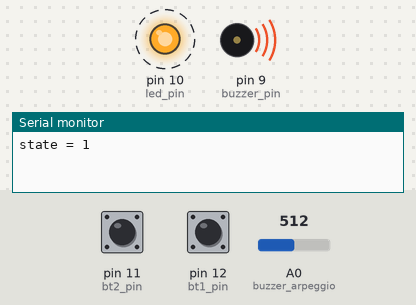
Simulated run of this sketch. Board: Arduino Uno, built with avr-gcc and run on an emulated ATmega328P. On the bench: output pins drawn as LEDs (lit = HIGH), buzzer (waves = sounding), the last lines printed to the serial monitor. Dashed ring = blinking. The test bench sets the inputs (shaded band); at power-on: pin 11 (bt2_pin) HIGH, pin 12 (bt1_pin) HIGH, A0 (buzzer_arpeggio) = 512.

Above: at 1.05 s.
1.3 s: pin 11 (bt2_pin) pulled LOW for 0.15 s
At 2.6 s:
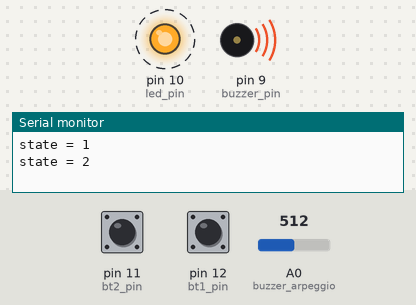
4.4 s: pin 12 (bt1_pin) pulled LOW for 0.15 s
At 4.55 s:
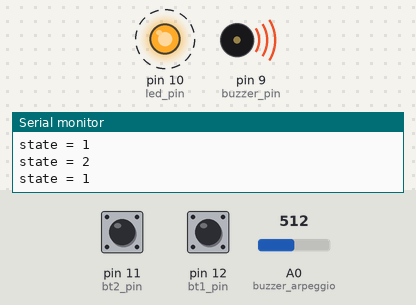
Timing chart, 0 to 13.4 s (numbered marks = the images above; inputs shaded):
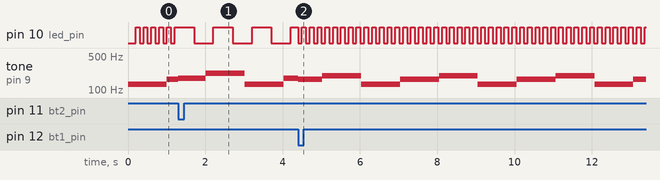

Measured:
- after the input at 1.3 s, pin 10 (led_pin): alternates HIGH for 0.50 s and LOW for 0.50 s, starting after 0.41 s
- after the input at 4.4 s, pin 10 (led_pin): alternates HIGH for 0.10 s and LOW for 0.10 s, starting at once
- by itself, pin 10 (led_pin): alternates HIGH for 0.10 s and LOW for 0.10 s
- by itself, tone on pin 9 (buzzer_pin): repeats every 3.0 s: 196 Hz 1.0 s, 131 Hz 1.0 s, 165 Hz 1.0 s

The sketch:

040_maquina_estados_buzzer.ino
```cpp
/*
  maquina de estados com buzzer a tocar differentes arpeggios com tempos diferentes

  ver exemplos anteriores para uma explicação mais obvia da máquina de estados

*/

// INCLUDE CHRONO LIBRARY : http://github.com/SofaPirate/Chrono
#include <Chrono.h>
// Instanciate a Chrono object.
Chrono ledChrono;
Chrono arpeggioChrono;


// incluir ficheiro pitches - contem as frequencias para cada nota
#include "pitches.h"

// array com notas do arpeggios
int arpeggio1[] = {NOTE_C3, NOTE_E3, NOTE_G3};
int arpeggio2[] = {NOTE_C3, NOTE_F3, NOTE_A3};
int arpeggio3[] = {NOTE_B2, NOTE_E3, NOTE_G3};

int buzzer_pin = 9;
int thisNote;
int pot_val;
//
// botoes pins
int bt1_pin = 12;
int bt2_pin = 11;

//variavel para conter o estado do botao
int bt1_read, bt2_read;
int bt1_read_last, bt2_read_last;

// variavel de estados
int state = 1;

// variavel que armazena o ultimo estado do state
// para servir de comparação
int state_read_last;

// variavel do total de estados
int state_max = 3;

// led
int led_pin = 10;

//Create a variable to hold the led's state
int ledState = HIGH;

void setup() {
  Serial.begin(9600);
  pinMode(bt1_pin, INPUT_PULLUP);
  pinMode(bt2_pin, INPUT_PULLUP);
  pinMode(led_pin, OUTPUT);
}

void loop() {
  // le botoes e faz debounce
  button_debounce();

  // chama led_blink() e passa o parametro "state"
  led_blink(state);

  // chama buzzer_arpeggio() e passa o parametro "state"
  buzzer_arpeggio(state);

  if (state != state_read_last)
  {
    Serial.print("state = ");
    Serial.println(state);
  }
  state_read_last = state;
}


void buzzer_arpeggio(int _state)
{
  // recebe o parametro state e passa para a variavel interna _state
  // ve em que estado é que se encontra
  // consoate o estado vai buscar as notas à array correspondente
  if (_state == 1)
    tone(buzzer_pin, arpeggio1[thisNote], 200);
  if (_state == 2)
    tone(buzzer_pin, arpeggio2[thisNote], 200);
  if (_state == 3)
    tone(buzzer_pin, arpeggio3[thisNote], 200);

  // le o potenciometro, mapeia o valor do pot e atribui este valor ao tempo de espera entre cada nota
  pot_val = map(analogRead(A0), 0, 1023, 10, 2000);

  // sempre que o chrono é inicializado passa para a nota seguinte
  // o valor de espera muda consoante a leitura do pot
  if (arpeggioChrono.hasPassed(pot_val) ) {

    if (thisNote < 2)
    {
      thisNote++;
    }
    else
    {
      thisNote = 0;
    }

    arpeggioChrono.restart();
  }
}

void led_blink(int _state)
{
  int state_delay;

  if (_state == 1)
    state_delay = 100;
  if (_state == 2)
    state_delay = 500;
  if (_state == 3)
    state_delay = 1000;

  if (ledChrono.hasPassed(state_delay) ) { // returns true if it passed 1000 ms since it was started
    ledChrono.restart();  // restart the crono so that it triggers again later

    // toggle the stored state
    if (ledState == HIGH)  ledState = LOW;
    else ledState = HIGH;

    // write the state to the pin
    digitalWrite(led_pin, ledState);
  }
}


void button_debounce() {
  // leitura do estado do botao
  bt1_read = digitalRead(bt1_pin);
  bt2_read = digitalRead(bt2_pin);

  // debounce bt1
  if (bt1_read == 1 && bt1_read_last == 0)
  {
    //Serial.println("  button 1 is released");
  }
  else if (bt1_read == 0 && bt1_read_last == 1)
  {
    //Serial.println("  button 1 is pressed");
    if (state > 1)
      state--;
  }


  // debounce bt2
  if (bt2_read == 1 && bt2_read_last == 0)
  {
    //Serial.println("  button 2 is released");
  }
  else if (bt2_read == 0 && bt2_read_last == 1)
  {
    //Serial.println("  button 2 is pressed");
    if (state < state_max)
      state++;
  }

  // actualizar o ultimo estado
  bt1_read_last = bt1_read;
  bt2_read_last = bt2_read;
}
```

pitches.h
```cpp
/*************************************************
   Public Constants
 *************************************************/

#define NOTE_B0  31
#define NOTE_C1  33
#define NOTE_CS1 35
#define NOTE_D1  37
#define NOTE_DS1 39
#define NOTE_E1  41
#define NOTE_F1  44
#define NOTE_FS1 46
#define NOTE_G1  49
#define NOTE_GS1 52
#define NOTE_A1  55
#define NOTE_AS1 58
#define NOTE_B1  62
#define NOTE_C2  65
#define NOTE_CS2 69
#define NOTE_D2  73
#define NOTE_DS2 78
#define NOTE_E2  82
#define NOTE_F2  87
#define NOTE_FS2 93
#define NOTE_G2  98
#define NOTE_GS2 104
#define NOTE_A2  110
#define NOTE_AS2 117
#define NOTE_B2  123
#define NOTE_C3  131
#define NOTE_CS3 139
#define NOTE_D3  147
#define NOTE_DS3 156
#define NOTE_E3  165
#define NOTE_F3  175
#define NOTE_FS3 185
#define NOTE_G3  196
#define NOTE_GS3 208
#define NOTE_A3  220
#define NOTE_AS3 233
#define NOTE_B3  247
#define NOTE_C4  262
#define NOTE_CS4 277
#define NOTE_D4  294
#define NOTE_DS4 311
#define NOTE_E4  330
#define NOTE_F4  349
#define NOTE_FS4 370
#define NOTE_G4  392
#define NOTE_GS4 415
#define NOTE_A4  440
#define NOTE_AS4 466
#define NOTE_B4  494
#define NOTE_C5  523
#define NOTE_CS5 554
#define NOTE_D5  587
#define NOTE_DS5 622
#define NOTE_E5  659
#define NOTE_F5  698
#define NOTE_FS5 740
#define NOTE_G5  784
#define NOTE_GS5 831
#define NOTE_A5  880
#define NOTE_AS5 932
#define NOTE_B5  988
#define NOTE_C6  1047
#define NOTE_CS6 1109
#define NOTE_D6  1175
#define NOTE_DS6 1245
#define NOTE_E6  1319
#define NOTE_F6  1397
#define NOTE_FS6 1480
#define NOTE_G6  1568
#define NOTE_GS6 1661
#define NOTE_A6  1760
#define NOTE_AS6 1865
#define NOTE_B6  1976
#define NOTE_C7  2093
#define NOTE_CS7 2217
#define NOTE_D7  2349
#define NOTE_DS7 2489
#define NOTE_E7  2637
#define NOTE_F7  2794
#define NOTE_FS7 2960
#define NOTE_G7  3136
#define NOTE_GS7 3322
#define NOTE_A7  3520
#define NOTE_AS7 3729
#define NOTE_B7  3951
#define NOTE_C8  4186
#define NOTE_CS8 4435
#define NOTE_D8  4699
#define NOTE_DS8 4978
```
